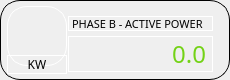
                    <widget class="QFrame" name="horizontalFrame_19">
                     <property name="minimumSize">
                      <size>
                       <width>230</width>
                       <height>80</height>
                      </size>
                     </property>
                     <property name="maximumSize">
                      <size>
                       <width>230</width>
                       <height>80</height>
                      </size>
                     </property>
                     <property name="styleSheet">
                      <string notr="true">border: 1px solid #000000;
border-radius: 20px;</string>
                     </property>
                     <layout class="QHBoxLayout" name="horizontalLayout_28">
                      <property name="spacing">
                       <number>0</number>
                      </property>
                      <property name="leftMargin">
                       <number>5</number>
                      </property>
                      <property name="topMargin">
                       <number>5</number>
                      </property>
                      <property name="rightMargin">
                       <number>5</number>
                      </property>
                      <property name="bottomMargin">
                       <number>5</number>
                      </property>
                      <item>
                       <layout class="QVBoxLayout" name="verticalLayout_49">
                        <property name="spacing">
                         <number>0</number>
                        </property>
                        <item>
                         <widget class="QLabel" name="label_78">
                          <property name="sizePolicy">
                           <sizepolicy hsizetype="Preferred" vsizetype="Preferred">
                            <horstretch>0</horstretch>
                            <verstretch>0</verstretch>
                           </sizepolicy>
                          </property>
                          <property name="minimumSize">
                           <size>
                            <width>60</width>
                            <height>60</height>
                           </size>
                          </property>
                          <property name="maximumSize">
                           <size>
                            <width>60</width>
                            <height>60</height>
                           </size>
                          </property>
                          <property name="styleSheet">
                           <string notr="true">border-color: rgb(255, 255, 255);
image: url(:/icons/power.png);</string>
                          </property>
                          <property name="text">
                           <string/>
                          </property>
                         </widget>
                        </item>
                        <item>
                         <widget class="QLabel" name="label_79">
                          <property name="sizePolicy">
                           <sizepolicy hsizetype="Fixed" vsizetype="Fixed">
                            <horstretch>0</horstretch>
                            <verstretch>0</verstretch>
                           </sizepolicy>
                          </property>
                          <property name="minimumSize">
                           <size>
                            <width>60</width>
                            <height>0</height>
                           </size>
                          </property>
                          <property name="font">
                           <font>
                            <family>Gilroy</family>
                           </font>
                          </property>
                          <property name="styleSheet">
                           <string notr="true">border-color: rgb(255, 255, 255);</string>
                          </property>
                          <property name="text">
                           <string>KW</string>
                          </property>
                          <property name="alignment">
                           <set>Qt::AlignCenter</set>
                          </property>
                         </widget>
                        </item>
                       </layout>
                      </item>
                      <item>
                       <layout class="QVBoxLayout" name="verticalLayout_50">
                        <property name="spacing">
                         <number>5</number>
                        </property>
                        <property name="topMargin">
                         <number>10</number>
                        </property>
                        <property name="rightMargin">
                         <number>10</number>
                        </property>
                        <item>
                         <widget class="QLabel" name="label_80">
                          <property name="sizePolicy">
                           <sizepolicy hsizetype="Fixed" vsizetype="Fixed">
                            <horstretch>0</horstretch>
                            <verstretch>0</verstretch>
                           </sizepolicy>
                          </property>
                          <property name="minimumSize">
                           <size>
                            <width>145</width>
                            <height>15</height>
                           </size>
                          </property>
                          <property name="maximumSize">
                           <size>
                            <width>145</width>
                            <height>15</height>
                           </size>
                          </property>
                          <property name="font">
                           <font>
                            <family>Gilroy</family>
                            <pointsize>8</pointsize>
                           </font>
                          </property>
                          <property name="styleSheet">
                           <string notr="true">border-color: rgb(255, 255, 255);</string>
                          </property>
                          <property name="text">
                           <string>PHASE B - ACTIVE POWER</string>
                          </property>
                         </widget>
                        </item>
                        <item>
                         <widget class="QLabel" name="acp_b_1">
                          <property name="sizePolicy">
                           <sizepolicy hsizetype="Fixed" vsizetype="Fixed">
                            <horstretch>0</horstretch>
                            <verstretch>0</verstretch>
                           </sizepolicy>
                          </property>
                          <property name="minimumSize">
                           <size>
                            <width>145</width>
                            <height>0</height>
                           </size>
                          </property>
                          <property name="font">
                           <font>
                            <family>Gilroy</family>
                            <pointsize>18</pointsize>
                           </font>
                          </property>
                          <property name="styleSheet">
                           <string notr="true">color: rgb(115, 210, 22);
border-color: rgb(255, 255, 255);</string>
                          </property>
                          <property name="text">
                           <string>0.0</string>
                          </property>
                          <property name="alignment">
                           <set>Qt::AlignRight|Qt::AlignTrailing|Qt::AlignVCenter</set>
                          </property>
                         </widget>
                        </item>
                       </layout>
                      </item>
                     </layout>
                    </widget>
